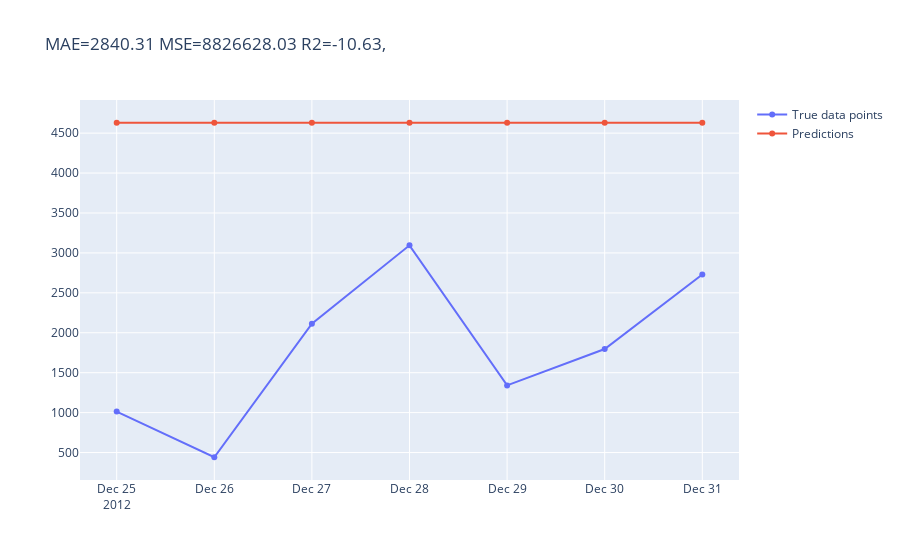

This figure's notebook cell:
### Code cell
plot_test_vs_predictions(test, 'cnt','pred2')

### Figure 1 — Plotly figure (JSON) as saved in the notebook; plotly's stock layout.template omitted (floating-point values rounded to 4 significant figures)
{"data": [{"name": "True data points", "type": "scatter", "x": ["2012-12-25T00:00:00", "2012-12-26T00:00:00", "2012-12-27T00:00:00", "2012-12-28T00:00:00", "2012-12-29T00:00:00", "2012-12-30T00:00:00", "2012-12-31T00:00:00"], "y": [1013, 441, 2114, 3095, 1341, 1796, 2729]}, {"name": "Predictions", "type": "scatter", "x": ["2012-12-25T00:00:00", "2012-12-26T00:00:00", "2012-12-27T00:00:00", "2012-12-28T00:00:00", "2012-12-29T00:00:00", "2012-12-30T00:00:00", "2012-12-31T00:00:00"], "y": [4630.0, 4630.0, 4630.0, 4630.0, 4630.0, 4630.0, 4630.0]}], "layout": {"title": {"text": "MAE=2840.31 MSE=8826628.03 R2=-10.63,"}}}
